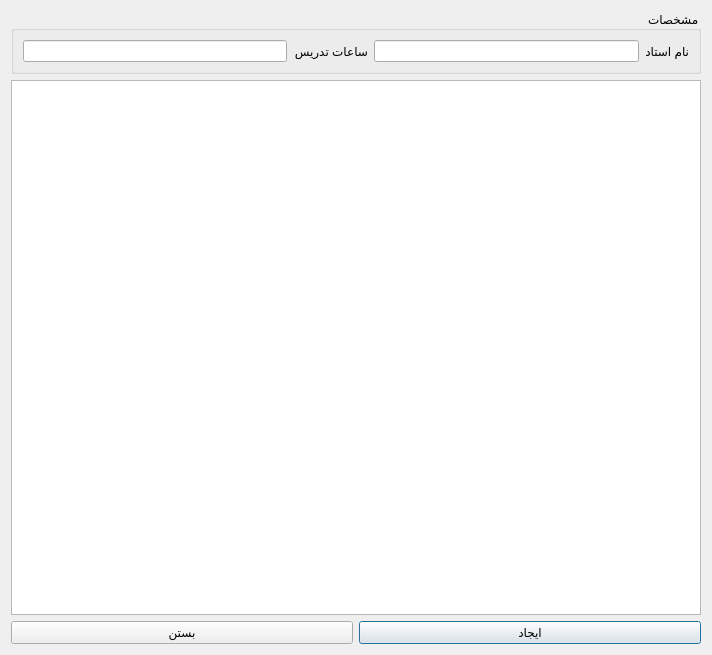
<?xml version="1.0" encoding="UTF-8"?>
<ui version="4.0">
 <class>Dialog</class>
 <widget class="QDialog" name="Dialog">
  <property name="geometry">
   <rect>
    <x>0</x>
    <y>0</y>
    <width>712</width>
    <height>655</height>
   </rect>
  </property>
  <property name="sizePolicy">
   <sizepolicy hsizetype="Preferred" vsizetype="Preferred">
    <horstretch>0</horstretch>
    <verstretch>0</verstretch>
   </sizepolicy>
  </property>
  <property name="minimumSize">
   <size>
    <width>712</width>
    <height>605</height>
   </size>
  </property>
  <property name="maximumSize">
   <size>
    <width>712</width>
    <height>655</height>
   </size>
  </property>
  <property name="focusPolicy">
   <enum>Qt::NoFocus</enum>
  </property>
  <property name="windowTitle">
   <string>Instructor</string>
  </property>
  <property name="layoutDirection">
   <enum>Qt::RightToLeft</enum>
  </property>
  <property name="locale">
   <locale language="Persian" country="Iran"/>
  </property>
  <property name="modal">
   <bool>false</bool>
  </property>
  <layout class="QVBoxLayout" name="verticalLayout">
   <item>
    <widget class="QGroupBox" name="groupBox_3">
     <property name="title">
      <string>مشخصات</string>
     </property>
     <layout class="QHBoxLayout" name="horizontalLayout_4">
      <item>
       <layout class="QGridLayout" name="gridLayout">
        <property name="sizeConstraint">
         <enum>QLayout::SetMinimumSize</enum>
        </property>
        <item row="0" column="0">
         <widget class="QLabel" name="lblName">
          <property name="text">
           <string>نام استاد</string>
          </property>
          <property name="buddy">
           <cstring>lineEditName</cstring>
          </property>
         </widget>
        </item>
        <item row="0" column="1">
         <widget class="QLineEdit" name="lineEditName"/>
        </item>
        <item row="0" column="2">
         <widget class="QLabel" name="lblHours">
          <property name="text">
           <string>ساعات تدریس</string>
          </property>
          <property name="buddy">
           <cstring>lineEditHours</cstring>
          </property>
         </widget>
        </item>
        <item row="0" column="3">
         <widget class="QLineEdit" name="lineEditHours"/>
        </item>
       </layout>
      </item>
     </layout>
    </widget>
   </item>
   <item>
    <widget class="QTableView" name="tableSchedule">
     <property name="sizePolicy">
      <sizepolicy hsizetype="Expanding" vsizetype="Expanding">
       <horstretch>0</horstretch>
       <verstretch>0</verstretch>
      </sizepolicy>
     </property>
     <property name="layoutDirection">
      <enum>Qt::RightToLeft</enum>
     </property>
     <property name="locale">
      <locale language="Persian" country="Iran"/>
     </property>
    </widget>
   </item>
   <item>
    <layout class="QHBoxLayout" name="horizontalLayout">
     <item>
      <widget class="QPushButton" name="btnFinish">
       <property name="text">
        <string>ایجاد</string>
       </property>
       <property name="shortcut">
        <string>Ctrl+S</string>
       </property>
      </widget>
     </item>
     <item>
      <widget class="QPushButton" name="btnCancel">
       <property name="text">
        <string>بستن</string>
       </property>
       <property name="shortcut">
        <string>Esc</string>
       </property>
      </widget>
     </item>
    </layout>
   </item>
  </layout>
 </widget>
 <tabstops>
  <tabstop>lineEditName</tabstop>
  <tabstop>lineEditHours</tabstop>
  <tabstop>tableSchedule</tabstop>
  <tabstop>btnFinish</tabstop>
  <tabstop>btnCancel</tabstop>
 </tabstops>
 <resources/>
 <connections/>
</ui>
